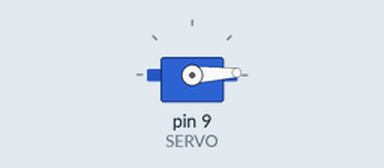
Bench run of a sketch on a simulated Arduino Uno, built with avr-gcc and run on an emulated ATmega328P. On the bench: servo. What the sketch prints to the serial monitor is not drawn.

Above: at 0.05 s.
At 1.35 s:
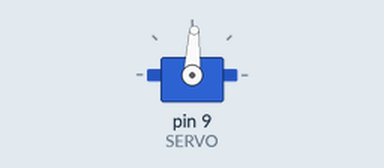
At 2.65 s:
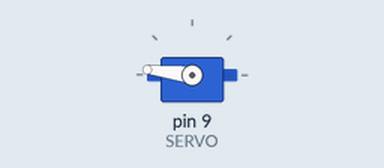
At 5.25 s:
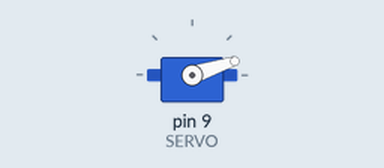
Timing chart, 0 to 7.2 s (numbered marks = the images above):
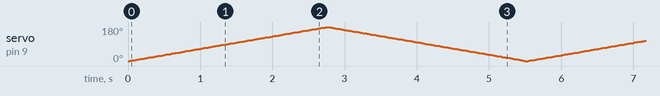

The sketch:

MyServoSweep.ino
```cpp
// PROJECT  :MyServoSweep
// PURPOSE  :Strengthened version of the Servo | Sweep example
// COURSE   :ICS3U
// AUTHOR   :C. D'Arcy
// DATE     :2024 05 10
// MCU      :328P
// STATUS   :Working
// REFERENCE:https://docs.arduino.cc/learn/electronics/servo-motors/
// REFERENCE:https://www.arduino.cc/reference/en/libraries/servo/

#include <Servo.h>    // Day 1: Library
Servo myServo;        // create servo object to control a servo

#define SERVO   9     // control pin for the servo (Timer1)
#define SPEED   15    // the angular rotation pace

void setup() {
  Serial.begin(9600);
  while (!Serial);
  myServo.attach(SERVO);  // attaches the servo to pin 9 (Timer1) to the servo object
}

void loop() {
  // rotate from 0° to 180° in steps of 1°
  for (uint8_t pos = 0; pos <= 180; pos++) {
    myServo.write(pos);     // tell servo to go to position in variable 'pos'
    delay(SPEED);           // permit servo to reach and hold the requested position
    Serial.print(myServo.read());
    Serial.println("°");
  }
  // rotates from 180° to 0° in steps of 1°
  for (int16_t pos = 180; pos >= 0; pos--) {
    myServo.write(pos);     // tell servo to go to position in variable 'pos'
    delay(SPEED);           // permit servo to reach and hold the requested position
    Serial.print(myServo.read());
    Serial.println("°");
  }
}
```
